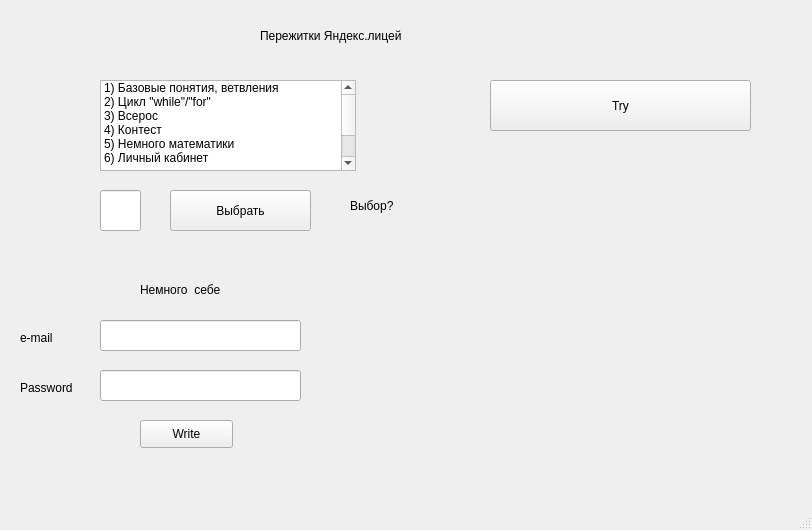
<?xml version="1.0" encoding="UTF-8"?>
<ui version="4.0">
 <class>MainWindow</class>
 <widget class="QMainWindow" name="MainWindow">
  <property name="geometry">
   <rect>
    <x>0</x>
    <y>0</y>
    <width>812</width>
    <height>530</height>
   </rect>
  </property>
  <property name="windowTitle">
   <string>MainWindow</string>
  </property>
  <widget class="QWidget" name="centralwidget">
   <widget class="QLabel" name="label">
    <property name="geometry">
     <rect>
      <x>260</x>
      <y>20</y>
      <width>331</width>
      <height>31</height>
     </rect>
    </property>
    <property name="cursor">
     <cursorShape>UpArrowCursor</cursorShape>
    </property>
    <property name="text">
     <string>Пережитки Яндекс.лицей</string>
    </property>
   </widget>
   <widget class="QListWidget" name="listWidget">
    <property name="geometry">
     <rect>
      <x>100</x>
      <y>80</y>
      <width>256</width>
      <height>91</height>
     </rect>
    </property>
    <item>
     <property name="text">
      <string>1) Базовые понятия, ветвления</string>
     </property>
    </item>
    <item>
     <property name="text">
      <string>2) Цикл &quot;while&quot;/&quot;for&quot;</string>
     </property>
    </item>
    <item>
     <property name="text">
      <string>3) Всерос</string>
     </property>
    </item>
    <item>
     <property name="text">
      <string>4) Контест</string>
     </property>
    </item>
    <item>
     <property name="text">
      <string>5) Немного математики</string>
     </property>
    </item>
    <item>
     <property name="text">
      <string>6) Личный кабинет</string>
     </property>
    </item>
    <item>
     <property name="text">
      <string/>
     </property>
    </item>
    <item>
     <property name="text">
      <string/>
     </property>
    </item>
    <item>
     <property name="text">
      <string/>
     </property>
    </item>
   </widget>
   <widget class="QLineEdit" name="lineEdit">
    <property name="geometry">
     <rect>
      <x>100</x>
      <y>190</y>
      <width>41</width>
      <height>41</height>
     </rect>
    </property>
   </widget>
   <widget class="QPushButton" name="pushButton">
    <property name="geometry">
     <rect>
      <x>170</x>
      <y>190</y>
      <width>141</width>
      <height>41</height>
     </rect>
    </property>
    <property name="text">
     <string>Выбрать</string>
    </property>
   </widget>
   <widget class="QLabel" name="label_2">
    <property name="geometry">
     <rect>
      <x>350</x>
      <y>190</y>
      <width>211</width>
      <height>31</height>
     </rect>
    </property>
    <property name="text">
     <string>Выбор?</string>
    </property>
   </widget>
   <widget class="QPushButton" name="pushButton_2">
    <property name="geometry">
     <rect>
      <x>490</x>
      <y>80</y>
      <width>261</width>
      <height>51</height>
     </rect>
    </property>
    <property name="text">
     <string>Try</string>
    </property>
   </widget>
   <widget class="QLineEdit" name="lineEdit_2">
    <property name="geometry">
     <rect>
      <x>100</x>
      <y>320</y>
      <width>201</width>
      <height>31</height>
     </rect>
    </property>
   </widget>
   <widget class="QLineEdit" name="lineEdit_3">
    <property name="geometry">
     <rect>
      <x>100</x>
      <y>370</y>
      <width>201</width>
      <height>31</height>
     </rect>
    </property>
   </widget>
   <widget class="QLabel" name="label_3">
    <property name="geometry">
     <rect>
      <x>140</x>
      <y>280</y>
      <width>121</width>
      <height>20</height>
     </rect>
    </property>
    <property name="text">
     <string>Немного  себе</string>
    </property>
   </widget>
   <widget class="QLabel" name="label_4">
    <property name="geometry">
     <rect>
      <x>20</x>
      <y>330</y>
      <width>55</width>
      <height>16</height>
     </rect>
    </property>
    <property name="text">
     <string>e-mail</string>
    </property>
   </widget>
   <widget class="QLabel" name="label_5">
    <property name="geometry">
     <rect>
      <x>20</x>
      <y>380</y>
      <width>61</width>
      <height>16</height>
     </rect>
    </property>
    <property name="text">
     <string>Password</string>
    </property>
   </widget>
   <widget class="QPushButton" name="pushButton_3">
    <property name="geometry">
     <rect>
      <x>140</x>
      <y>420</y>
      <width>93</width>
      <height>28</height>
     </rect>
    </property>
    <property name="text">
     <string>Write</string>
    </property>
   </widget>
   <zorder>label</zorder>
   <zorder>listWidget</zorder>
   <zorder>lineEdit</zorder>
   <zorder>pushButton</zorder>
   <zorder>label_2</zorder>
   <zorder>lineEdit_2</zorder>
   <zorder>lineEdit_3</zorder>
   <zorder>label_3</zorder>
   <zorder>label_4</zorder>
   <zorder>label_5</zorder>
   <zorder>pushButton_3</zorder>
   <zorder>pushButton_2</zorder>
  </widget>
  <widget class="QMenuBar" name="menubar">
   <property name="geometry">
    <rect>
     <x>0</x>
     <y>0</y>
     <width>812</width>
     <height>26</height>
    </rect>
   </property>
  </widget>
  <widget class="QStatusBar" name="statusbar"/>
 </widget>
 <resources/>
 <connections/>
</ui>
